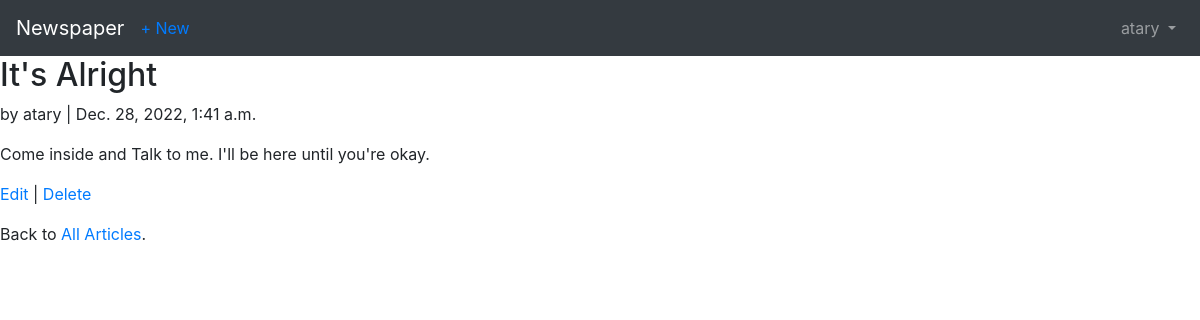
Before: /articles/1/ (signed in) with the older database file.
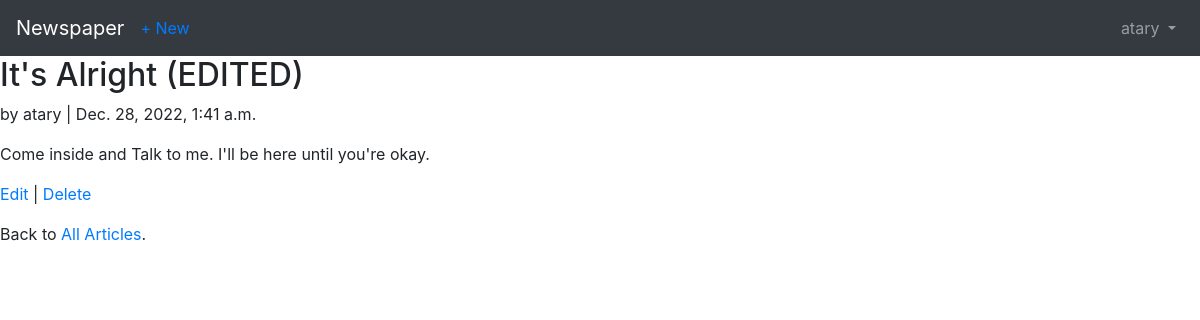
After: the same page with the newer database file.
### articles/models.py (models this page shows, shortened)
class Article(models.Model):
	title = models.CharField(max_length=255)
	body = models.TextField()
	date = models.DateTimeField(auto_now_add=True)
	author = models.ForeignKey(
	get_user_model()
	,on_delete=models.CASCADE,
	)

### accounts/models.py (models this page shows)
class CustomUser(AbstractUser):
	age = models.PositiveIntegerField(null=True, blank=True)

### articles/views.py (the view)
# urls.py: path('<int:pk>/', ArticleDetailView.as_view(), name='article_detail'),
class ArticleDetailView(LoginRequiredMixin,
DetailView):
	model = Article
	template_name = 'article_detail.html'

### templates/article_detail.html
{% extends 'base.html' %}
{% block content %}
    <div class="article-entry">
      <h2>{{ object.title }}</h2>
      <p>by {{ object.author }} | {{ object.date }}</p>
      <p>{{ object.body }}</p>
    </div>
      <p><a href="{% url 'article_edit' article.pk %}">Edit</a> |
      <a href="{% url 'article_delete' article.pk %}">Delete</a></p>
      <p>Back to <a href="{% url 'article_list' %}">All Articles</a>.</p>
{% endblock content %}

Changed rows visible on the page:
changed Article "Come inside and Talk to me. I'll be here until you're okay.": title "It's Alright" → "It's Alright (EDITED)"
